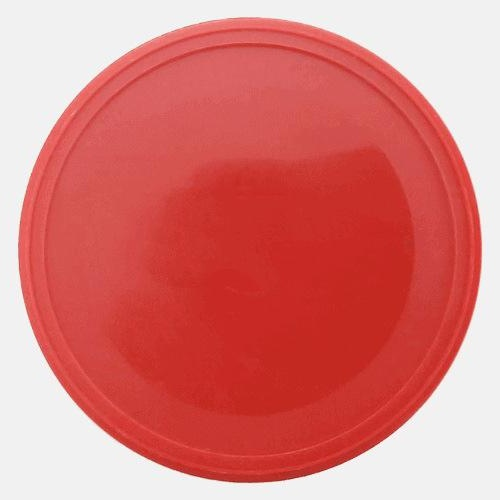
#> input picture Projects/Images/Extração/tampa3.jpeg, 500 x 500 px
$ python tampa.py
#> lines starting #> are read from the running program, lines starting #| are printed output that depends on the picture; after the words box and inside, x2 and y2 are one past the last pixel; in counts of white or black regions, pixels touching at a corner belong together; long printed decimals are rounded
import cv2
from pathlib import Path
from statistics import mode

path = Path().absolute().parent.parent.parent

tampa_bgr = cv2.imread(f"{path}/Images/Extração/tampa3.jpeg")
#> tampa_bgr is the input picture: shape (500, 500, 3); mean B, G, R 119.3, 122.1, 218.1
tampa_cinza = cv2.imread(f"{path}/Images/Extração/tampa2.jpeg")
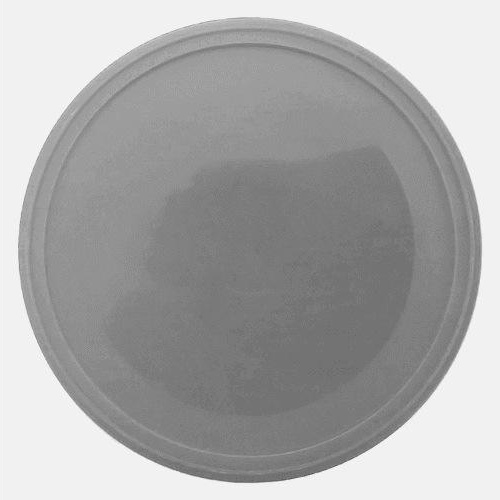
#> input picture Projects/Images/Extração/tampa2.jpeg, 500 x 500 px
#> tampa_cinza is the input picture: shape (500, 500, 3); min 70, max 255, mean 169.5
tampa_bin = cv2.imread(f"{path}/Images/Extração/tampa1.jpeg")
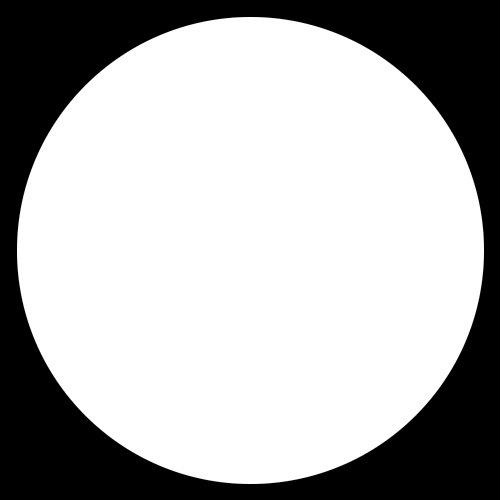
#> input picture Projects/Images/Extração/tampa1.jpeg, 500 x 500 px
#> tampa_bin is the input picture: shape (500, 500, 3); min 0, max 255, mean 174.8

tampa_cinza = cv2.cvtColor(tampa_cinza, cv2.COLOR_BGR2GRAY)
#> tampa_cinza: shape (500, 500)

cv2.imshow("Tampa cinza", tampa_cinza)
cv2.imshow("Tampa binaria", tampa_bin)

# Moda das imagens:
moda_cinza = mode(tampa_cinza.ravel())
#> moda_cinza = 241
moda_bin = mode(tampa_bin.ravel())
#> moda_bin = 255

print(moda_cinza)
#| 241
print(moda_bin)
#| 255

print()

# Média das cores em cada canal:
print(cv2.mean(tampa_bgr))
#| (119.256, 122.125, 218.114, 0.0)
print(cv2.mean(tampa_cinza))
#| (169.463, 0.0, 0.0, 0.0)

_, binary = cv2.threshold(tampa_cinza, 220, 255, cv2.THRESH_BINARY_INV)
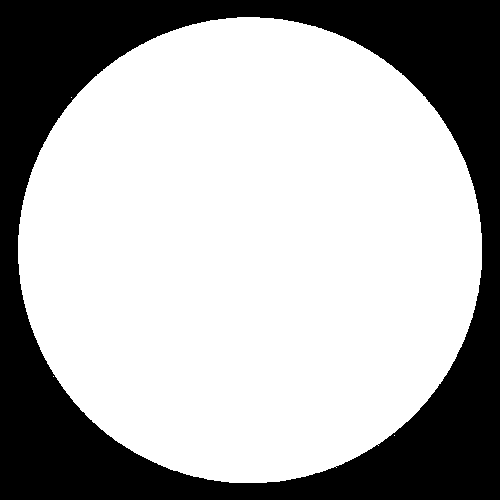
#> binary: shape (500, 500); 68% white; 1 black region, box (x1, y1, x2, y2) and area: (0, 0, 500, 500) 80090
binary = cv2.morphologyEx(binary, cv2.MORPH_OPEN,
                          cv2.getStructuringElement(cv2.MORPH_ELLIPSE, (3,3)))
#> binary: shape (500, 500); 68% white; 1 black region, box (x1, y1, x2, y2) and area: (0, 0, 500, 500) 80101

cv2.imshow("Binary", binary)
cv2.waitKey()
cv2.destroyAllWindows()
